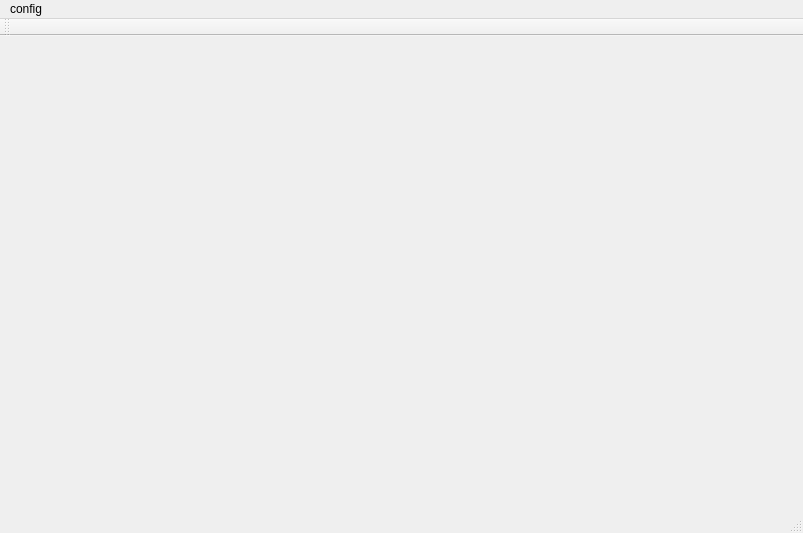
<?xml version="1.0" encoding="UTF-8"?>
<ui version="4.0">
 <class>MainWindow</class>
 <widget class="QMainWindow" name="MainWindow">
  <property name="geometry">
   <rect>
    <x>0</x>
    <y>0</y>
    <width>803</width>
    <height>533</height>
   </rect>
  </property>
  <property name="windowTitle">
   <string>MainWindow</string>
  </property>
  <widget class="QWidget" name="centralWidget">
   <layout class="QHBoxLayout" name="horizontalLayout" stretch="3,7">
    <item>
     <layout class="QVBoxLayout" name="verticalLayout">
      <item>
       <widget class="qStartWgt" name="startWgt" native="true"/>
      </item>
      <item>
       <widget class="qShowMvStatus" name="showMVStatusWgt" native="true"/>
      </item>
     </layout>
    </item>
    <item>
     <widget class="QWidget" name="widget_3" native="true"/>
    </item>
   </layout>
  </widget>
  <widget class="QMenuBar" name="menuBar">
   <property name="geometry">
    <rect>
     <x>0</x>
     <y>0</y>
     <width>803</width>
     <height>26</height>
    </rect>
   </property>
   <widget class="QMenu" name="menuconfig">
    <property name="title">
     <string>config</string>
    </property>
   </widget>
   <addaction name="menuconfig"/>
  </widget>
  <widget class="QToolBar" name="mainToolBar">
   <attribute name="toolBarArea">
    <enum>TopToolBarArea</enum>
   </attribute>
   <attribute name="toolBarBreak">
    <bool>false</bool>
   </attribute>
  </widget>
  <widget class="QStatusBar" name="statusBar"/>
 </widget>
 <layoutdefault spacing="6" margin="11"/>
 <customwidgets>
  <customwidget>
   <class>qStartWgt</class>
   <extends>QWidget</extends>
   <header>qstartwgt.h</header>
   <container>1</container>
  </customwidget>
  <customwidget>
   <class>qShowMvStatus</class>
   <extends>QWidget</extends>
   <header>qshowmvstatus.h</header>
   <container>1</container>
  </customwidget>
 </customwidgets>
 <resources/>
 <connections/>
</ui>
